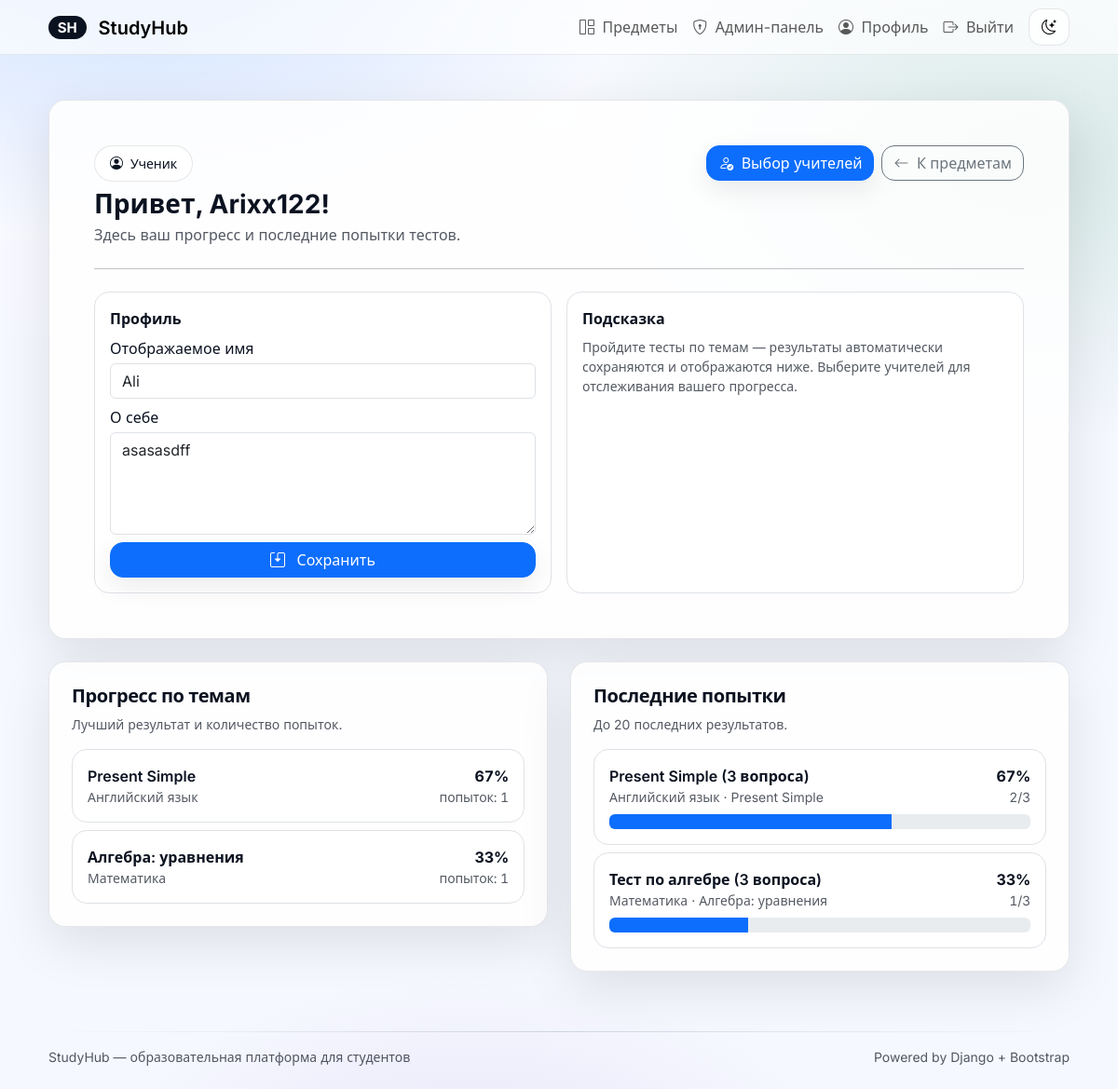
The app's page /profile/ (signed in) with its own data.
### core/models.py (models this page shows, shortened)
class UserProfile(models.Model):
    ROLE_TEACHER = 'teacher'
    ROLE_STUDENT = 'student'
    ROLE_CHOICES = [
        (ROLE_TEACHER, 'Учитель'),
        (ROLE_STUDENT, 'Ученик'),
    ]
    user = models.OneToOneField(settings.AUTH_USER_MODEL, on_delete=models.CASCADE, related_name='profile')
    display_name = models.CharField(max_length=80, blank=True)
    bio = models.TextField(blank=True)
    role = models.CharField(max_length=10, choices=ROLE_CHOICES, default=ROLE_STUDENT, verbose_name='Роль')
    class Meta:
        verbose_name = 'Профиль'
        verbose_name_plural = 'Профили'
    @property
    def is_teacher(self) -> bool:
        return self.role == self.ROLE_TEACHER
    @property
    def is_student(self) -> bool:
        return self.role == self.ROLE_STUDENT

class TestAttempt(models.Model):
    user = models.ForeignKey(settings.AUTH_USER_MODEL, on_delete=models.CASCADE, related_name='test_attempts')
    test = models.ForeignKey(Test, on_delete=models.CASCADE, related_name='attempts')
    correct_count = models.PositiveIntegerField(default=0)
    total = models.PositiveIntegerField(default=0)
    percent = models.FloatField(default=0.0)
    created_at = models.DateTimeField(auto_now_add=True)
    class Meta:
        ordering = ['-created_at']
        verbose_name = 'Попытка теста'
        verbose_name_plural = 'Попытки тестов'

class Test(models.Model):
    topic = models.ForeignKey(Topic, on_delete=models.CASCADE, related_name='tests')
    title = models.CharField(max_length=200)
    class Meta:
        constraints = [
            models.UniqueConstraint(fields=['topic'], name='unique_test_per_topic'),
        ]
        ordering = ['topic__subject__name', 'topic__name']
        verbose_name = 'Тест'
        verbose_name_plural = 'Тесты'

class Topic(models.Model):
    subject = models.ForeignKey(Subject, on_delete=models.CASCADE, related_name='topics')
    name = models.CharField(max_length=200)
    description = models.TextField(blank=True)
    class Meta:
        ordering = ['subject__name', 'name']
        verbose_name = 'Тема'
        verbose_name_plural = 'Темы'

class Subject(models.Model):
    name = models.CharField(max_length=200)
    class Meta:
        ordering = ['name']
        verbose_name = 'Предмет'
        verbose_name_plural = 'Предметы'

### core/views.py (the view)
# urls.py: path('profile/', views.profile_view, name='profile'),
@login_required
def profile_view(request: HttpRequest) -> HttpResponse:
    profile, _ = UserProfile.objects.get_or_create(user=request.user)
    form = ProfileForm(request.POST or None, instance=profile)
    if request.method == 'POST' and form.is_valid():
        form.save()
        messages.success(request, 'Профиль обновлён.')
        return redirect('profile')
    attempts = (
        TestAttempt.objects.select_related('test', 'test__topic', 'test__topic__subject')
        .filter(user=request.user)
        .all()[:20]
    )
    best_by_topic = (
        TestAttempt.objects.filter(user=request.user)
        .values('test__topic_id', 'test__topic__name', 'test__topic__subject__name')
        .annotate(best=Max('percent'), attempts=Count('id'))
        .order_by('test__topic__subject__name', 'test__topic__name')
    )
    return render(
        request,
        'core/profile.html',
        {
            'profile': profile,
            'form': form,
            'attempts': attempts,
            'best_by_topic': best_by_topic,
        },
    )

### core/forms.py
class ProfileForm(forms.ModelForm):
    display_name = forms.CharField(
        label='Отображаемое имя',
        required=False,
        widget=forms.TextInput(attrs={'class': 'form-control', 'placeholder': 'Например: Алия'}),
    )
    bio = forms.CharField(
        label='О себе',
        required=False,
        widget=forms.Textarea(attrs={'class': 'form-control', 'rows': 4, 'placeholder': 'Коротко о себе…'}),
    )
    class Meta:
        model = UserProfile
        fields = ('display_name', 'bio')

### templates/core/profile.html (shortened to what this page needs)
{% extends "base.html" %}
{% block content %}
  <div class="sh-glass sh-card p-4 p-lg-5 mb-4">
    <div class="d-flex flex-wrap justify-content-between align-items-start gap-3">
      <div>
        <div class="d-inline-flex align-items-center gap-2 mb-2">
          <span class="px-3 py-2 sh-chip small">
            <i class="bi bi-person-circle me-1"></i>
            {% if profile.is_teacher %}Учитель{% elif profile.is_student %}Ученик{% else %}Личный кабинет{% endif %}
          </span>
        </div>
        <h1 class="h3 fw-bold mb-1">Привет, {{ user.username }}!</h1>
        <div class="sh-muted">
          {% if profile.is_teacher %}
            Здесь ваш прогресс и управление учениками.
          {% elif profile.is_student %}
            Здесь ваш прогресс и последние попытки тестов.
          {% else %}
            Здесь ваш прогресс и последние попытки тестов.
          {% endif %}
        </div>
      </div>
      <div class="d-flex gap-2">
        {% if profile.is_teacher %}
          <a class="btn btn-primary" href="{% url 'teacher_dashboard' %}">
            <i class="bi bi-people me-1"></i> Панель учителя
          </a>
        {% elif profile.is_student %}
          <a class="btn btn-primary" href="{% url 'student_select_teacher' %}">
            <i class="bi bi-person-check me-1"></i> Выбор учителей
          </a>
        {% endif %}
        <a class="btn btn-outline-secondary" href="{% url 'home' %}">
          <i class="bi bi-arrow-left me-1"></i> К предметам
        </a>
      </div>
    </div>
    <hr class="my-4" />
    <div class="row g-3">
      <div class="col-12 col-lg-6">
        <div class="p-3 rounded-4 border bg-white">
          <div class="fw-semibold mb-2">Профиль</div>
          <form method="post" class="d-grid gap-2">
            <div>
              <label class="form-label mb-1">{{ form.display_name.label }}</label>
              {{ form.display_name }}
            </div>
            <div>
              <label class="form-label mb-1">{{ form.bio.label }}</label>
              {{ form.bio }}
            </div>
            <button class="btn btn-primary" type="submit">
              <i class="bi bi-save2 me-2"></i> Сохранить
            </button>
          </form>
        </div>
      </div>
      <div class="col-12 col-lg-6">
        <div class="p-3 rounded-4 border bg-white h-100">
          <div class="fw-semibold mb-2">Подсказка</div>
          <div class="small sh-muted">
            {% if profile.is_teacher %}
              Используйте панель учителя для управления учениками и отслеживания их успеваемости.
            {% elif profile.is_student %}
              Пройдите тесты по темам — результаты автоматически сохраняются и отображаются ниже. Выберите учителей для отслеживания вашего прогресса.
            {% else %}
              Пройдите тесты по темам — результаты автоматически сохраняются и отображаются ниже.
            {% endif %}
          </div>
        </div>
      </div>
    </div>
  </div>
  <div class="row g-3 g-lg-4">
    <div class="col-12 col-lg-6">
      <div class="sh-glass sh-card p-4">
        <h2 class="h5 fw-semibold mb-2 sh-section-title">Прогресс по темам</h2>
        <div class="small sh-muted mb-3">Лучший результат и количество попыток.</div>
        {% if best_by_topic %}
          <div class="d-grid gap-2">
            {% for row in best_by_topic %}
              <div class="p-3 rounded-4 border bg-white">
                <div class="d-flex justify-content-between align-items-start gap-2">
                  <div>
                    <div class="fw-semibold">{{ row.test__topic__name }}</div>
                    <div class="small sh-muted">{{ row.test__topic__subject__name }}</div>
                  </div>
                  <div class="text-end">
                    <div class="fw-bold sh-kbd">{{ row.best|floatformat:0 }}%</div>
                    <div class="small sh-muted sh-kbd">попыток: {{ row.attempts }}</div>
                  </div>
                </div>
              </div>
            {% endfor %}
          </div>
        {% else %}
          <div class="alert alert-info sh-glass sh-card mb-0">
            Пока нет попыток тестов. Пройдите любой тест — и прогресс появится здесь.
          </div>
        {% endif %}
      </div>
    </div>
    <div class="col-12 col-lg-6">
      <div class="sh-glass sh-card p-4">
        <h2 class="h5 fw-semibold mb-2 sh-section-title">Последние попытки</h2>
        <div class="small sh-muted mb-3">До 20 последних результатов.</div>
        {% if attempts %}
          <div class="d-grid gap-2">
            {% for a in attempts %}
              <div class="p-3 rounded-4 border bg-white">
                <div class="d-flex justify-content-between align-items-start gap-2">
                  <div>
                    <div class="fw-semibold">{{ a.test.title }}</div>
                    <div class="small sh-muted">{{ a.test.topic.subject.name }} · {{ a.test.topic.name }}</div>
                  </div>
                  <div class="text-end">
                    <div class="fw-bold sh-kbd">{{ a.percent|floatformat:0 }}%</div>
                    <div class="small sh-muted sh-kbd">{{ a.correct_count }}/{{ a.total }}</div>
                  </div>
                </div>
                <div class="progress mt-2">
                  <div class="progress-bar" style="width: {{ a.percent|floatformat:0 }}%"></div>
                </div>
              </div>
            {% endfor %}
          </div>
        {% else %}
          <div class="alert alert-info sh-glass sh-card mb-0">
            Пока пусто. Перейдите к предметам и пройдите тест.
          </div>
        {% endif %}
      </div>
    </div>
  </div>
{% endblock %}

### templates/base.html (style rules this page uses)
:root { --sh-radius: 18px; --sh-radius-sm: 14px; --sh-border: rgba(15, 23, 42, 0.10); --sh-shadow: 0 18px 55px rgba(2, 6, 23, 0.10); --sh-shadow-soft: 0 10px 28px rgba(2, 6, 23, 0.08); --sh-text: #0b1220; --sh-muted: rgba(11, 18, 32, 0.70); --sh-bg: #f6f8ff; --sh-surface: rgba(255, 255, 255, 0.86); --sh-surface-2: rgba(255, 255, 255, 0.72); }
body { font-family: Inter, system-ui, -apple-system, Segoe UI, Roboto, Arial, sans-serif; color: var(--sh-text); background: radial-gradient(920px 520px at 12% -5%, rgba(13, 110, 253, 0.18), transparent 60%), radial-gradient(880px 520px at 92% 15%, rgba(25, 135, 84, 0.14), transparent 58%), radial-gradient(760px 520px at 42% 115%, rgba(111, 66, 193, 0.14), transparent 58%), linear-gradient(180deg, rgba(255, 255, 255, 0.30), transparent 40%), var(--sh-bg); }
.sh-glass { background: var(--sh-surface); border: 1px solid var(--sh-border); box-shadow: var(--sh-shadow); }
.sh-card { border-radius: var(--sh-radius); }
.sh-muted { color: var(--sh-muted); }
.btn { border-radius: 14px; box-shadow: 0 10px 28px rgba(2, 6, 23, 0.08); }
.btn-outline-secondary, .btn-outline-primary { box-shadow: none; }
.sh-kbd { font-variant-numeric: tabular-nums; letter-spacing: -0.01em; }
.sh-section-title { letter-spacing: -0.02em; }
.sh-chip { border: 1px solid var(--sh-border); background: var(--sh-surface-2); border-radius: 999px; }

### records on screen
UserProfile: display_name "Ali", bio "asasasdff"
TestAttempt: test "Present Simple (3 вопроса)", test.topic.subject.name "Английский язык", test.topic.name "Present Simple", percent "67", correct_count "2", total "3"
TestAttempt: test "Тест по алгебре (3 вопроса)", test.topic.subject.name "Математика", test.topic.name "Алгебра: уравнения", percent "33", correct_count "1", total "3"

### other values on screen
{{ user.username }} "Arixx122"
{{ row.test__topic__name }} "Present Simple" "Алгебра: уравнения"
{{ row.test__topic__subject__name }} "Английский язык" "Математика"
{{ row.best|floatformat:0 }} "67" "33"
{{ row.attempts }} "1" "1"
